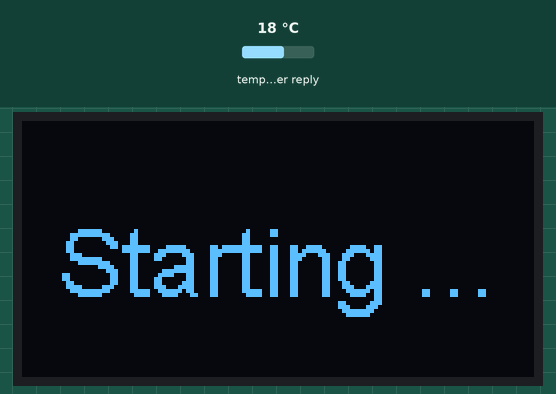
Bench run of a sketch on a simulated ESP8266 (NodeMCU). On the bench: 128×64 one-colour display. The test bench sets the inputs (shaded band); at power-on: temperature in the weather reply 18 °C. WiFi joins after 1.5 s; servers stay silent unless stated; uploads are accepted with an empty reply; web services answer with replies made up by the test bench; what the sketch prints to the serial monitor is not drawn.

Above: at 0.1 s.
At 4.6 s:
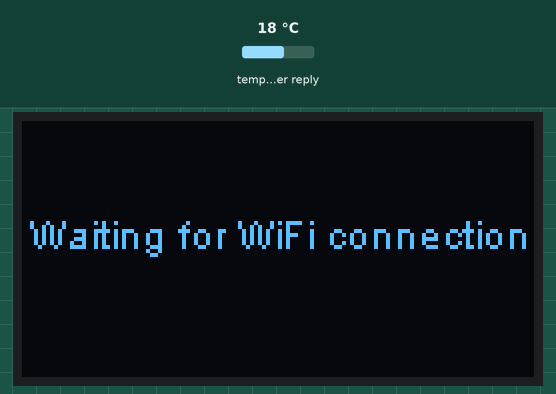
At 9.1 s:
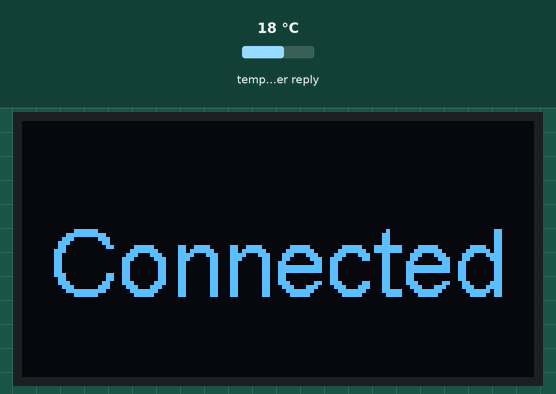
At 12.3 s:
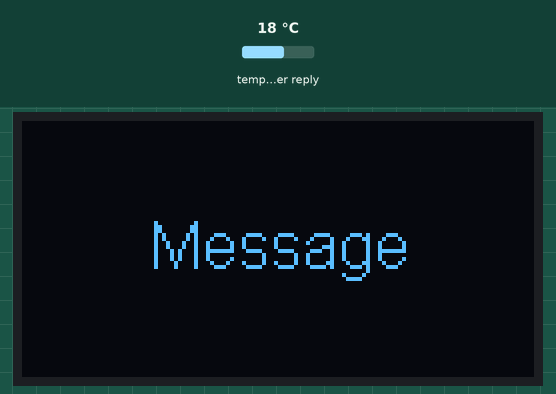
At 17.0 s:
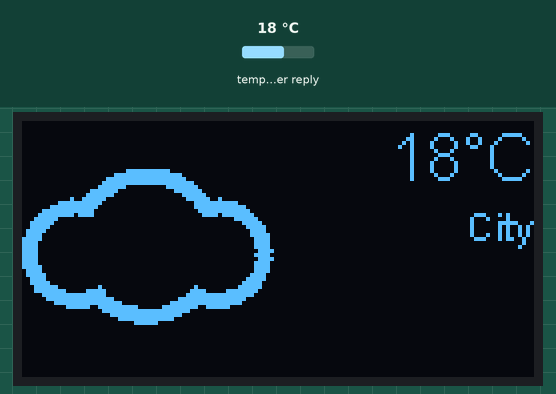

The sketch:

LBox.ino
```cpp
#include <ESP8266WiFi.h>          //https://github.com/esp8266/Arduino
#include <Arduino.h>

//needed for library
#include <DNSServer.h>
#include <ESP8266WebServer.h>
#include "WiFiManager.h"          //https://github.com/tzapu/WiFiManager

#include <Wire.h>
#include "SSD1306.h"

#include "icons.h"

#include <ESP8266HTTPClient.h>
#include <ArduinoJson.h>
#include <WiFiClientSecureBearSSL.h>


// Initialize the OLED display using Wire library
SSD1306  display(0x3c, D2, D1);

int counter = 1;
String city = "City";
String urlcity = "http://";
int refreshdelay = 5000;
String urlrefreshdelay = "http://";
String message = "Message";
String urlmessage = "http://";
String API_KEY = "key";
String urlAPI_KEY = "http://";
String urlup = "";
String icontest = "null";
String urlicontest = "http://";

String units = "metric";


long weatherDataTimer = 0;

std::unique_ptr<BearSSL::WiFiClientSecure>client(new BearSSL::WiFiClientSecure);


void configModeCallback (WiFiManager *myWiFiManager) {
  Serial.println("Entered config mode");
  Serial.println(WiFi.softAPIP());
  //if you used auto generated SSID, print it
  Serial.println(myWiFiManager->getConfigPortalSSID());
}

void setup() {
  // put your setup code here, to run once:
  Serial.begin(115200);

    // Initialising the UI will init the display too.
  display.init();

  //display.flipScreenVertically();

  // clear the display
  display.clear();

  drawTextCenterAlignment24("Starting ...");
  delay(2000);

  int counter = 0;
  while (WiFi.status() != WL_CONNECTED) {
    delay(500);
    Serial.print(".");
    drawTextCenterAlignment10("Waiting for WiFi connection");
    //WiFiManager
    //Local intialization. Once its business is done, there is no need to keep it around
    WiFiManager wifiManager;
    //set callback that gets called when connecting to previous WiFi fails, and enters Access Point mode
    wifiManager.setAPCallback(configModeCallback);
    //fetches ssid and pass and tries to connect
    //if it does not connect it starts an access point with the specified name
    //here  "AutoConnectAP"
    //and goes into a blocking loop awaiting configuration
    if(!wifiManager.autoConnect("LBox", "")) {
      drawTextCenterAlignment10("Failed to connect and hit timeout");
      Serial.println("failed to connect and hit timeout");
      //reset and try again, or maybe put it to deep sleep
      wifiManager.resetSettings();
      ESP.reset();
      delay(1000);
    }
    counter++;
  }


  //if you get here you have connected to the WiFi
  Serial.println("Connected...yeey :)");
  drawTextCenterAlignment24("Connected");
  String ip = WiFi.localIP().toString().c_str();
  Serial.print("IP Address: \n");
  Serial.println(ip);


  isup();
  getparams();
  drawTextCenterAlignment16(message);

  initWeather();

}


void loop() {
    if (millis() - weatherDataTimer > refreshdelay) {
      initWeather();
      weatherDataTimer = millis();
  }

}

void getparams() {
  HTTPClient http;  //Declare an object of class HTTPClient
  client->setInsecure();
  http.begin(*client,urlcity);  //Specify request destination
  int httpCode = http.GET();//Send the request
  if (httpCode > 0) { //Check the returning code
    city = http.getString();   //Get the request response payload
    //parse data
    //drawTextCenterAlignment16(city);
  }
  http.end();//Close connection


  //client->setInsecure();
  http.begin(*client,urlmessage);  //Specify request destination
  httpCode = http.GET();//Send the request
  if (httpCode > 0) { //Check the returning code
    message = http.getString();   //Get the request response payload
    //parse data
    //drawTextCenterAlignment16(message);
  }
  http.end();//Close connection


  //client->setInsecure();
  http.begin(*client,urlrefreshdelay);  //Specify request destination
  httpCode = http.GET();//Send the request
  if (httpCode > 0) { //Check the returning code
    refreshdelay = http.getString().toInt();   //Get the request response payload
    //parse data
    //drawTextCenterAlignment16(message);
    //delay(refreshdelay);
  }
  http.end();//Close connection


  //client->setInsecure();
  http.begin(*client,urlAPI_KEY);  //Specify request destination
  httpCode = http.GET();//Send the request
  if (httpCode > 0) { //Check the returning code
    API_KEY = http.getString();   //Get the request response payload
    //parse data
    //drawTextCenterAlignment10(API_KEY);
    //delay(pagedelay);
  }
  http.end();//Close connection

}

void isup() {
  HTTPClient http;  //Declare an object of class HTTPClient
  client->setInsecure();
  http.begin(*client,urlup);  //Specify request destination
  int httpCode = http.GET();//Send the request
  if (httpCode > 0) { //Check the returning code
    String result = http.getString();   //Get the request response payload
    //parse data
    //drawTextCenterAlignment10(result);
  }
  http.end();//Close connection

  http.begin(*client,urlicontest);  //Specify request destination
  httpCode = http.GET();//Send the request
  if (httpCode > 0) { //Check the returning code
    icontest = http.getString();   //Get the request response payload
    //parse data
    //drawTextCenterAlignment10(icontest);
  }
  http.end();//Close connection

}


void initWeather() {
  if (WiFi.status() != WL_CONNECTED) {
    drawTextCenterAlignment24("Disconnected");
    ESP.reset();
  } else {
    Serial.println("getWeatherData\n");
    isup();
    getparams();
    getWeatherData();
  }
}

void getWeatherData() {
  String url = "http://api.openweathermap.org/data/2.5/weather?q=" + city + "&units=" + units + "&APPID=" + API_KEY;

  HTTPClient http;  //Declare an object of class HTTPClient
  http.begin(url);  //Specify request destination
  int httpCode = http.GET();//Send the request
  if (httpCode > 0) { //Check t he returning code
    String payload = http.getString();   //Get the request response payload
    //parse data
    parseWeatherData(payload);
  }
  http.end();//Close connection
}


void drawTextCenterAlignment10(String text) {
  // The coordinates define the center of the text
  display.clear();
  display.setFont(ArialMT_Plain_10);
  display.setTextAlignment(TEXT_ALIGN_CENTER);
  display.drawString(64, 22, text);
  display.display();
  delay(3000);
}

void parseWeatherData(String payload) {
  const size_t capacity = JSON_ARRAY_SIZE(1) + JSON_OBJECT_SIZE(1) + 2 * JSON_OBJECT_SIZE(2) + 2 * JSON_OBJECT_SIZE(4) + JSON_OBJECT_SIZE(7) + JSON_OBJECT_SIZE(11) + 500;
  DynamicJsonBuffer jsonBuffer(capacity);

  JsonObject& root = jsonBuffer.parseObject(payload);

  float coord_lon = root["coord"]["lon"]; // 25.61
  float coord_lat = root["coord"]["lat"]; // 45.65

  JsonObject& weather_0 = root["weather"][0];
  int weather_0_id = weather_0["id"]; // 803
  const char* weather_0_main = weather_0["main"]; // "Clouds"
  const char* weather_0_description = weather_0["description"]; // "broken clouds"
  const char* weather_0_icon = weather_0["icon"]; // "04d"

  const char* base = root["base"]; // "stations"

  JsonObject& main = root["main"];
  float main_temp = main["temp"]; // -6.04
  float main_pressure = main["pressure"]; // 1036.21
  int main_humidity = main["humidity"]; // 65
  float main_temp_min = main["temp_min"]; // -6.04
  float main_temp_max = main["temp_max"]; // -6.04
  float main_sea_level = main["sea_level"]; // 1036.21
  float main_grnd_level = main["grnd_level"]; // 922.42

  float wind_speed = root["wind"]["speed"]; // 1.21
  float wind_deg = root["wind"]["deg"]; // 344.501

  int clouds_all = root["clouds"]["all"]; // 68

  long dt = root["dt"]; // 1551023165

  JsonObject& sys = root["sys"];
  float sys_message = sys["message"]; // 0.0077
  const char* sys_country = sys["country"]; // COUNTRY
  long sys_sunrise = sys["sunrise"]; // 1550984672
  long sys_sunset = sys["sunset"]; // 1551023855

  long id = root["id"]; // 683844
  const char* cityName = root["name"]; // CITY
  int cod = root["cod"]; // 200

  display.clear();


  getCurrentTimeRequest(coord_lat, coord_lon);

  displayTemperature(main_temp);
  displayIcon(weather_0_icon);

  delay(5000);
}

// Icons
void displayIcon(String weatherIcon) {
  Serial.println(weatherIcon);
  if(icontest == "null"){

  } else {
    weatherIcon = icontest;
  }
  if (weatherIcon == "01d") {
    display.drawXbm(0, 0, cleard_width, cleard_height, cleard_bits);
  } else if (weatherIcon == "01n") {
    display.drawXbm(0, 0, clearn_width, clearn_height, clearn_bits);
  } else if (weatherIcon == "02d") {
    display.drawXbm(0, 0, cloudd_width, cloudd_height, cloudd_bits);
  } else if (weatherIcon == "02n") {
    display.drawXbm(0, 0, cloudn_width, cloudn_height, cloudn_bits);
  } else if (weatherIcon == "03d" || weatherIcon == "03n" || weatherIcon == "04d" || weatherIcon == "04n") {
    display.drawXbm(0, 0, cloud_width, cloud_height, cloud_bits);
  } else if (weatherIcon == "09d" || weatherIcon == "09n" || weatherIcon == "10d" || weatherIcon == "10n") {
    display.drawXbm(0, 0, rain_width, rain_height, rain_bits);
  } else if (weatherIcon == "11d" || weatherIcon == "11n") {
    display.drawXbm(0, 0, storm_width, storm_height, storm_bits);
  } else if (weatherIcon == "13d" || weatherIcon == "13n") {
    display.drawXbm(0, 0, snow_width, snow_height, snow_bits);
  } else if (weatherIcon == "50d" || weatherIcon == "50n") {
    display.drawXbm(0, 0, mist_width, mist_height, mist_bits);
  } else if (weatherIcon == "na") {
    display.drawXbm(0, 0, na_width, na_height, na_bits);
  } else {
    display.drawXbm(0, 0, na_width, na_height, na_bits);
  }
  display.display();
}


void getCurrentTimeRequest(float latitude, float longitude) {
  String url = "http://api.geonames.org/timezoneJSON?lat=" + String(latitude) + "&lng=" + String(longitude) + "&username=kode";

  HTTPClient http;  //Declare an object of class HTTPClient
  http.begin(url);  //Specify request destination
  int httpCode = http.GET();//Send the request
  if (httpCode > 0) { //Check the returning code
    String payload = http.getString();   //Get the request response payload
    //parse data
    parseTimeData(payload);
  }
  http.end();   //Close connection
}

void parseTimeData(String payload) {
  const size_t capacity = JSON_OBJECT_SIZE(11) + 220;
  DynamicJsonBuffer jsonBuffer(capacity);

  JsonObject& root = jsonBuffer.parseObject(payload);

  const char* sunrise = root["sunrise"]; // "2019-03-08 06:44"
  float lng = root["lng"]; // 25.61
  const char* countryCode = root["countryCode"]; // "RO"
  int gmtOffset = root["gmtOffset"]; // 2
  int rawOffset = root["rawOffset"]; // 2
  const char* sunset = root["sunset"]; // "2019-03-08 18:13"
  const char* timezoneId = root["timezoneId"]; // "Europe/Bucharest"
  int dstOffset = root["dstOffset"]; // 3
  const char* countryName = root["countryName"]; // "Romania"
  const char* currentTime = root["time"]; // "2019-03-08 01:11"
  float lat = root["lat"]; // 45.65

  Serial.print(currentTime);

  displayCurrentTime(currentTime);
}

// TIME
void displayCurrentTime(String currentTime) {
  display.setFont(ArialMT_Plain_24);
  display.setTextAlignment(TEXT_ALIGN_RIGHT);
  String timeOnly = currentTime.substring(10);
  display.drawString(128, 40, timeOnly);
  display.display();
}

// TEMPERATURE
void displayTemperature(float main_temp) {
  display.setFont(ArialMT_Plain_16);
  display.setTextAlignment(TEXT_ALIGN_RIGHT);
  String temperatureValue = String((int)main_temp) + "°C";
  display.drawString(128, 0, temperatureValue);
  display.setFont(ArialMT_Plain_10);
  display.setTextAlignment(TEXT_ALIGN_RIGHT);
  display.drawString(128, 20, city);
  display.display();
}


void drawTextCenterAlignment16(String text) {
  // The coordinates define the center of the text
  display.clear();
  display.setFont(ArialMT_Plain_16);
  display.setTextAlignment(TEXT_ALIGN_CENTER);
  display.drawString(64, 22, text);
  display.display();
  delay(3000);
}

void drawTextCenterAlignment24(String text) {
  // The coordinates define the center of the text
  display.clear();
  display.setFont(ArialMT_Plain_24);
  display.setTextAlignment(TEXT_ALIGN_CENTER);
  display.drawString(64, 22, text);
  display.display();
  delay(2000);
}
```

Source omitted: icons.h (data table, 35362 bytes)

Measured:
- what the display in image 1 shows lasts 4.6 s, from 4.5 s to 9.1 s
- what the display in image 2 shows lasts 3.2 s, from 9.1 s to 12.3 s
- what the display in image 3 shows lasts 4.6 s, from 12.3 s to 16.9 s
